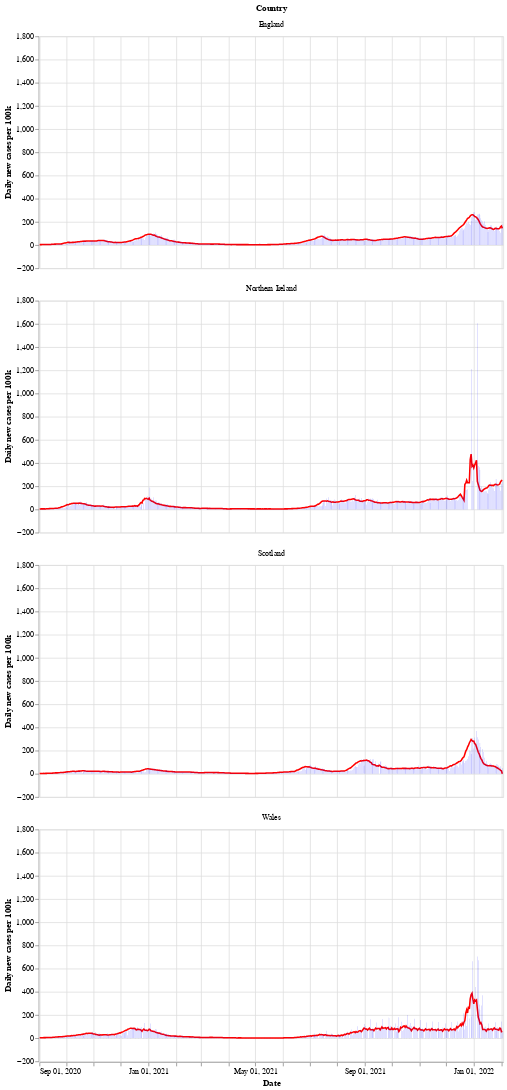

Notebook source saved alongside this figure:
### Markdown cell above
Next is a bar chart of the number of new cases in each country (per 100k population), with the 7 day moving average of cases. Again we see that Wales saw a longer period of raising and falling cases compared to the other countries.

After a period of cases falling, each nation is now seeing a rise in the number of cases - especially in Wales.

### Code cell
# collapse
bars = alt.Chart(uk_cases).mark_bar().encode(
    x=alt.X("yearmonthdate(date):T", axis=alt.Axis(title='Date')),
    y=alt.Y("newCasesRate:Q", axis=alt.Axis(title='Daily new cases per 100k')),
    tooltip='newCasesRate',
    color=alt.condition(
        alt.datum.dailyChange > 0,
        alt.value("orange"),  # The positive color
        alt.value("blue")  # The negative color
    )
).properties(title='New cases per 100k population with rolling 7 day average', width=600).interactive()
line = alt.Chart(uk_cases).mark_line(
    color='red',
    size=2,
).transform_window(
    rolling_mean='mean(newCasesRate)',
    frame=[0, 7],
    groupby=['areaName']
).encode(
    x='yearmonthdate(date):T',
    y='rolling_mean:Q'
)
alt.layer(line, bars, data=uk_cases).facet(alt.Row('areaName', title='Country'), columns=1)

### Figure 1 — Vega-Lite specification as saved in the notebook (floating-point values rounded to 4 significant figures; data arrays with more than 128 entries replaced by an {"elided": "..."} marker saying what was removed)
{"config": {"view": {"continuousWidth": 400, "continuousHeight": 300}}, "data": {"name": "data-85966e4c2e8a4aa97a01fc827bb04493"}, "facet": {"type": "nominal", "field": "areaName", "title": "Country"}, "spec": {"layer": [{"mark": {"type": "line", "color": "red", "size": 2}, "encoding": {"x": {"type": "temporal", "field": "date", "timeUnit": "yearmonthdate"}, "y": {"type": "quantitative", "field": "rolling_mean"}}, "transform": [{"window": [{"op": "mean", "field": "newCasesRate", "as": "rolling_mean"}], "frame": [0, 7], "groupby": ["areaName"]}]}, {"mark": "bar", "encoding": {"color": {"condition": {"value": "orange", "test": "(datum.dailyChange > 0)"}, "value": "blue"}, "tooltip": {"type": "quantitative", "field": "newCasesRate"}, "x": {"type": "temporal", "axis": {"title": "Date"}, "field": "date", "timeUnit": "yearmonthdate"}, "y": {"type": "quantitative", "axis": {"title": "Daily new cases per 100k"}, "field": "newCasesRate"}}, "selection": {"selector002": {"type": "interval", "bind": "scales", "encodings": ["x", "y"]}}, "title": "New cases per 100k population with rolling 7 day average", "width": 600}]}, "columns": 1, "$schema": "https://vega.github.io/schema/vega-lite/v4.8.1.json", "datasets": {"data-85966e4c2e8a4aa97a01fc827bb04493": {"elided": "2080 records"}}}
